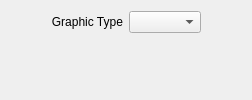
          <widget class="QWidget" name="tab_3">
           <attribute name="title">
            <string>Graphics</string>
           </attribute>
           <layout class="QGridLayout" name="gridLayout_71">
            <item row="0" column="2">
             <widget class="QComboBox" name="comboBox_4"/>
            </item>
            <item row="1" column="1" colspan="2">
             <widget class="QLabel" name="label_162">
              <property name="pixmap">
               <pixmap resource="imgs.qrc">:/imgs/graph1.png</pixmap>
              </property>
              <property name="scaledContents">
               <bool>true</bool>
              </property>
             </widget>
            </item>
            <item row="0" column="1">
             <widget class="QLabel" name="label_161">
              <property name="text">
               <string>Graphic Type</string>
              </property>
              <property name="alignment">
               <set>Qt::AlignRight|Qt::AlignTrailing|Qt::AlignVCenter</set>
              </property>
             </widget>
            </item>
            <item row="0" column="0">
             <spacer name="horizontalSpacer_46">
              <property name="orientation">
               <enum>Qt::Horizontal</enum>
              </property>
              <property name="sizeHint" stdset="0">
               <size>
                <width>40</width>
                <height>20</height>
               </size>
              </property>
             </spacer>
            </item>
            <item row="0" column="3">
             <spacer name="horizontalSpacer_47">
              <property name="orientation">
               <enum>Qt::Horizontal</enum>
              </property>
              <property name="sizeHint" stdset="0">
               <size>
                <width>40</width>
                <height>20</height>
               </size>
              </property>
             </spacer>
            </item>
           </layout>
          </widget>
